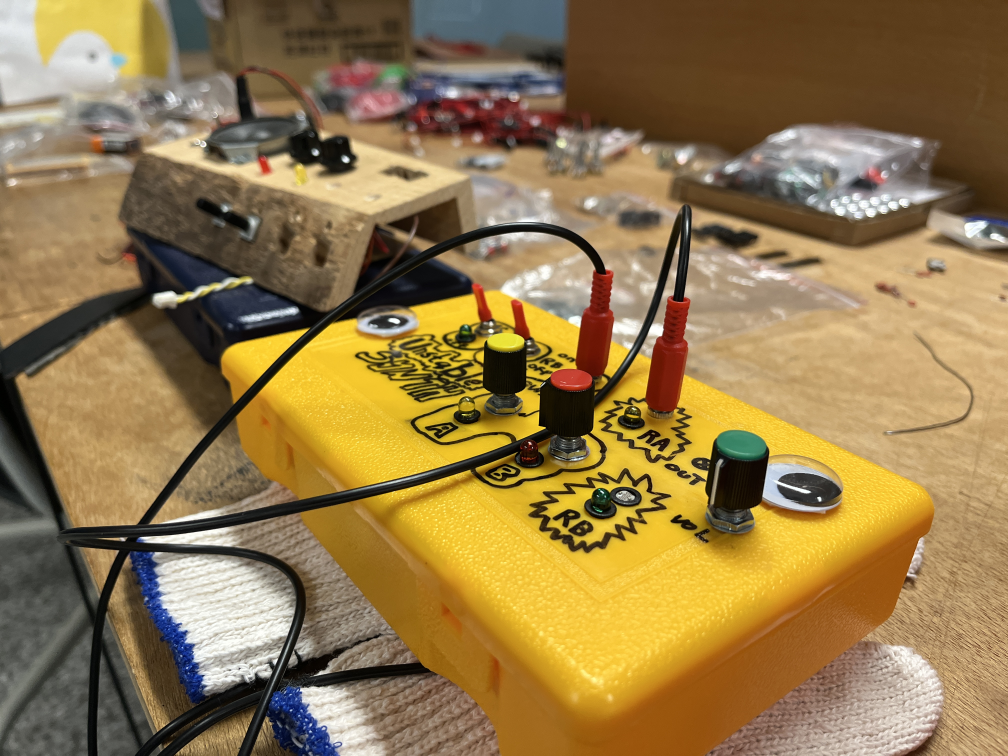
#> input picture 02_synthersizer/02_002-guestureInput/images/IMG_8618.JPG, 4032 x 3024 px, given in place of synth_cover_1_1771776181402.png, which was not available (shown at 1/4 size)
$ python apply_02_covers_updated.py
#> lines starting #> are read from the running program, lines starting #| are printed output that depends on the picture; pictures that were not available may be replaced by others from this repository, and a replacement may not be noted
import os
from PIL import Image

def main():
    img_files = [
        '/Users/huang/.gemini/antigravity/brain/22b0ea46-f92b-4027-9cba-61555ab559af/synth_cover_1_1771776181402.png',
        '/Users/huang/.gemini/antigravity/brain/22b0ea46-f92b-4027-9cba-61555ab559af/synth_cover_2_1771776201550.png',
        '/Users/huang/.gemini/antigravity/brain/22b0ea46-f92b-4027-9cba-61555ab559af/synth_cover_3_wide_v2_1771822976777.png',
        '/Users/huang/.gemini/antigravity/brain/22b0ea46-f92b-4027-9cba-61555ab559af/synth_cover_4_wide_v2_1771822999923.png',
        '/Users/huang/.gemini/antigravity/brain/22b0ea46-f92b-4027-9cba-61555ab559af/synth_cover_5_wide_v2_1771823016051.png',
        '/Users/huang/.gemini/antigravity/brain/22b0ea46-f92b-4027-9cba-61555ab559af/synth_cover_6_wide_v2_1771823038219.png',
        '/Users/huang/.gemini/antigravity/brain/22b0ea46-f92b-4027-9cba-61555ab559af/synth_cover_8_wide_new_1771822909563.png',
        '/Users/huang/.gemini/antigravity/brain/22b0ea46-f92b-4027-9cba-61555ab559af/synth_cover_9_wide_new_1771822926320.png',
        '/Users/huang/.gemini/antigravity/brain/22b0ea46-f92b-4027-9cba-61555ab559af/synth_cover_10_wide_new_1771822945088.png'
    ]

    base_dir = '/Users/huang/Documents/008_vibeCoding/myCases/02_synthersizer/'

    processed_imgs = []
    for fp in img_files:
        try:
            img = Image.open(fp).convert('RGB')
#> img is the input picture: PIL image 4032x3024 RGB; mean R, G, B 146.7, 121.4, 76.5
            target_w, target_h = 1920, 1080
            aspect_target = target_w / target_h
            aspect_img = img.width / img.height
#> aspect_img = 1.33

            if aspect_img > aspect_target:
                new_w = int(img.height * aspect_target)
                offset = (img.width - new_w) // 2
                img_cropped = img.crop((offset, 0, offset + new_w, img.height))
            else:
                new_h = int(img.width / aspect_target)
#> new_h = 2268
                offset = (img.height - new_h) // 2
#> offset = 378
                img_cropped = img.crop((0, offset, img.width, offset + new_h))
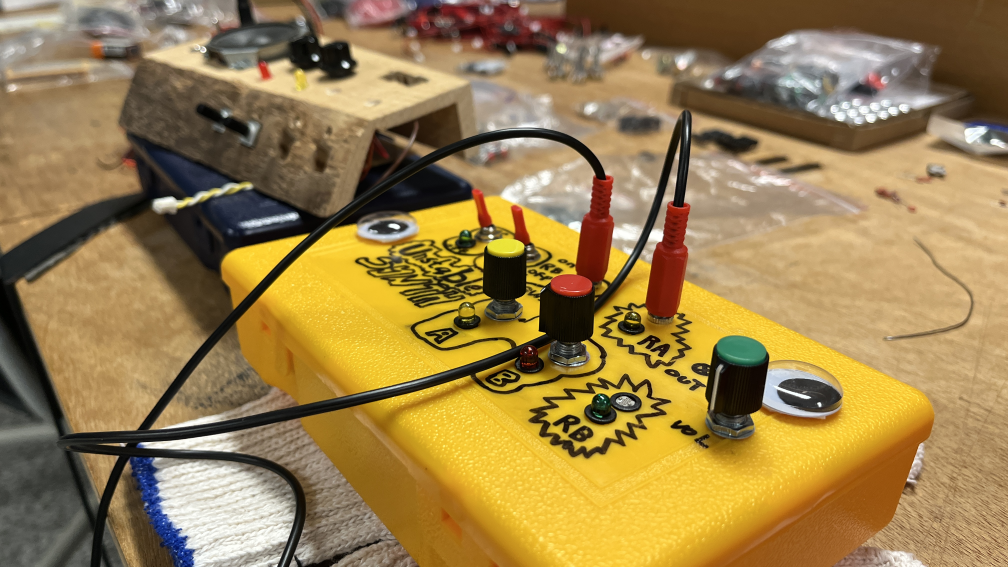
#> img_cropped: PIL image 4032x2268 RGB (shown at 1/4 size); mean R, G, B 154.1, 127.8, 77.7

            img_resized = img_cropped.resize((target_w, target_h), Image.Resampling.LANCZOS)
            processed_imgs.append(img_resized)
        except Exception as e:
            print(f"Skipping {fp}: {e}")
#> pass 2 of the loop in main, `for fp in img_files:`:
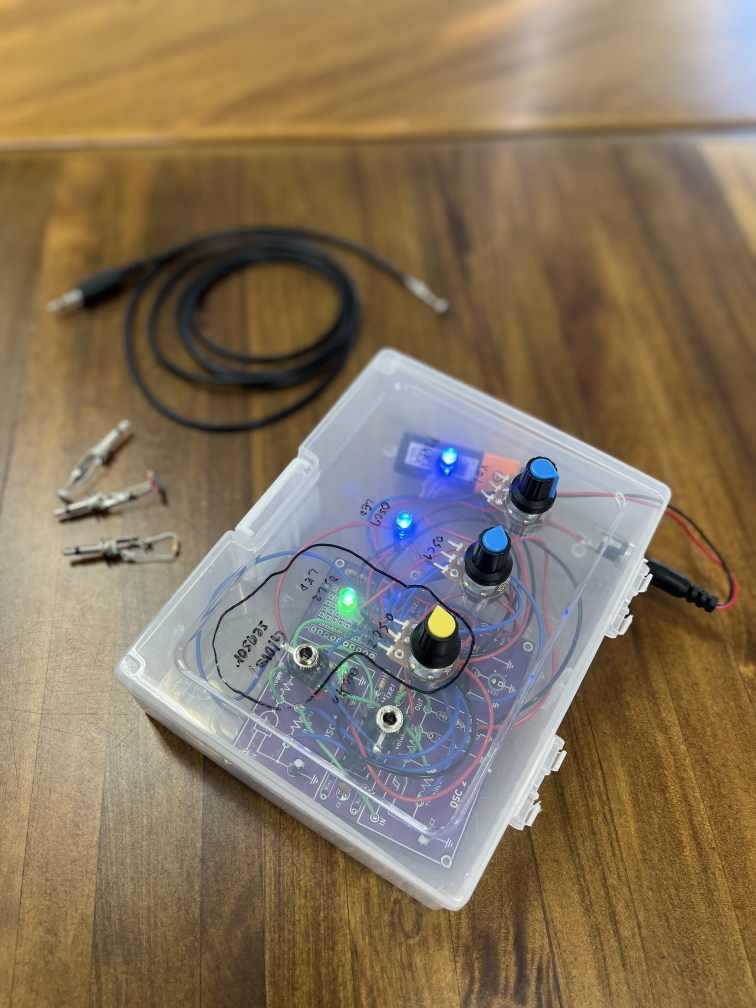
#> input picture 02_synthersizer/02_004-basicSynth-withKeys/images/IMG_8667.JPG, 3024 x 4032 px, given in place of synth_cover_2_1771776201550.png, which was not available (shown at 1/4 size)
#> in main, img is the input picture: PIL image 3024x4032 RGB; mean R, G, B 133.7, 116.8, 93.4
#> in main, `img_cropped = img.crop((0, offset, img.width, offset + new_h))`:
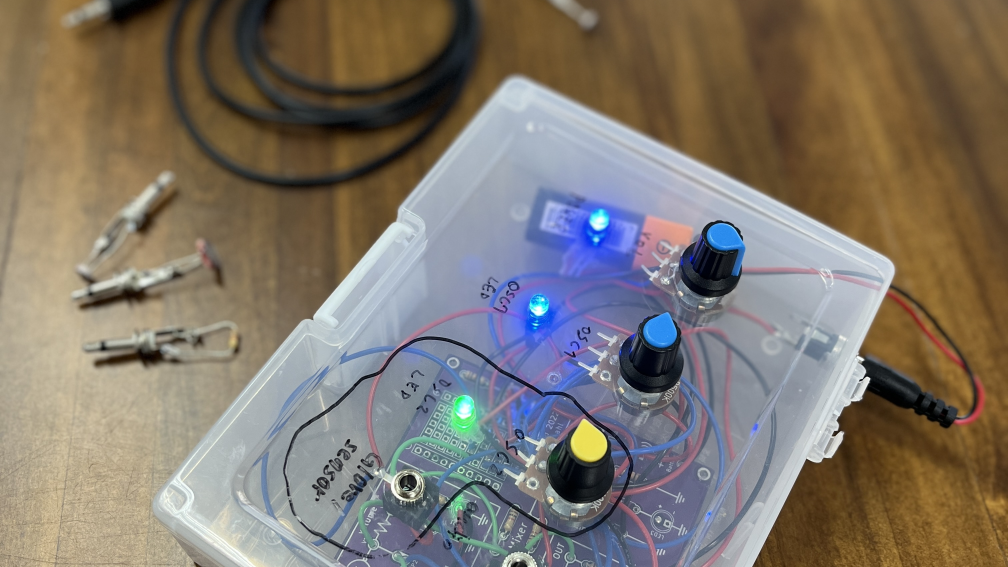
#> img_cropped: PIL image 3024x1701 RGB (shown at 1/3 size); mean R, G, B 127.9, 118.8, 108.2

    # Assign to 02_001 through 02_010 and 002
    folders = [f for f in sorted(os.listdir(base_dir)) if f.startswith('02_0') or f == '002']
#> folders = ['02_002-guestureInput', '02_004-basicSynth-withKeys', '02_005-sequencer', '02_006-simper']
    for i, folder in enumerate(folders):
        full_path = os.path.join(base_dir, folder)
        images_dir = os.path.join(full_path, 'images')
        os.makedirs(images_dir, exist_ok=True)
        target_path = os.path.join(images_dir, 'cover.png')

        # We have 9 unique images for 11 folders, so we'll cycle the last two or just use available
        idx = i % len(processed_imgs)
        processed_imgs[idx].save(target_path, 'PNG')
        print(f'Saved to {target_path}')
#> this loop made 4 passes
#> folder on passes 1 to 4: '02_002-guestureInput', '02_004-basicSynth-withKeys', '02_005-sequencer', '02_006-simper'
#| Saved to /Users/huang/Documents/008_vibeCoding/myCases/02_synthersizer/02_002-guestureInput/images/cover.png
#| Saved to /Users/huang/Documents/008_vibeCoding/myCases/02_synthersizer/02_004-basicSynth-withKeys/images/cover.png
#| Saved to /Users/huang/Documents/008_vibeCoding/myCases/02_synthersizer/02_005-sequencer/images/cover.png
#| Saved to /Users/huang/Documents/008_vibeCoding/myCases/02_synthersizer/02_006-simper/images/cover.png

if __name__ == '__main__':
    main()
